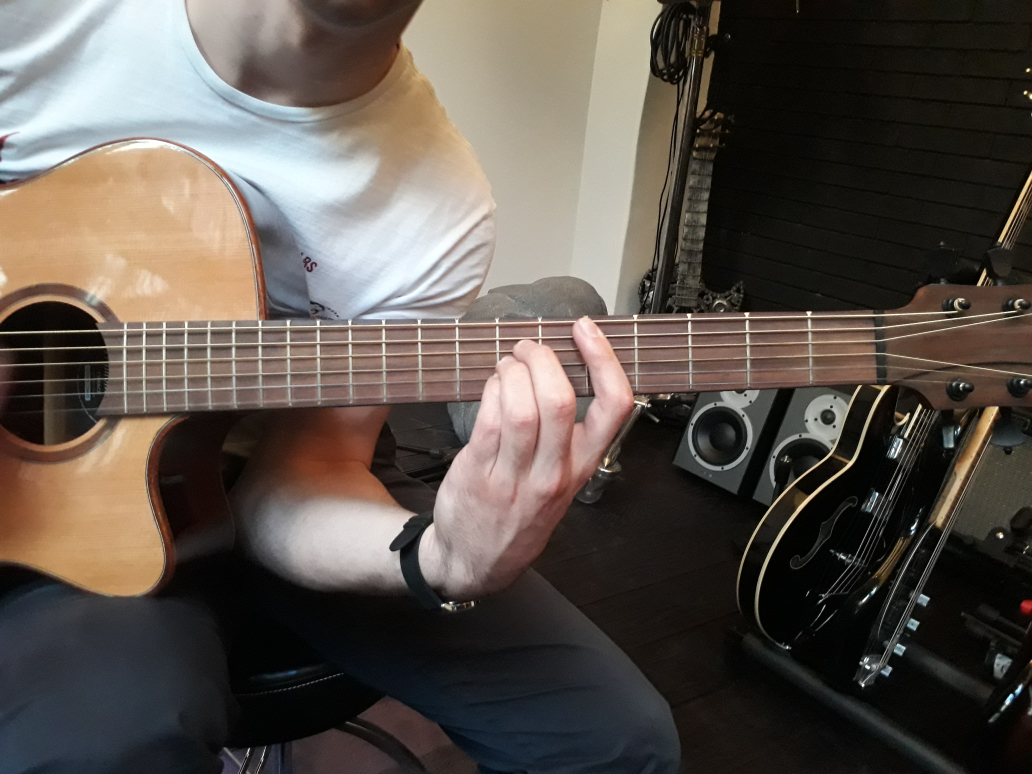
#> input picture project2/src/chordD_2.jpg, 4128 x 3096 px, given in place of That's Hilarious.mp4, which was not available (shown at 1/4 size)
$ python hough_test.py
#> lines starting #> are read from the running program, lines starting #| are printed output that depends on the picture; pictures that were not available may be replaced by others from this repository, and a replacement may not be noted
import cv2 as cv
import numpy as np


cap = cv.VideoCapture('That\'s Hilarious.mp4')
cap.set(1, 200)

ret, image = cap.read()
#> image is the input picture: shape (3096, 4128, 3); mean B, G, R 76.2, 83.3, 91.6

image = image[200:500, 400:]
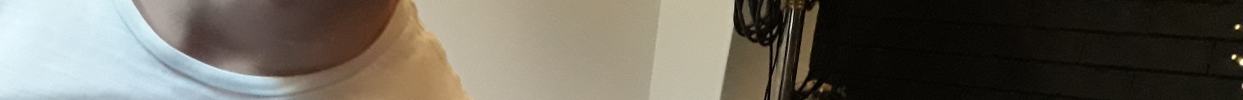
#> image: shape (300, 3728, 3) (shown at 1/3 size); mean B, G, R 92.3, 102.2, 106.7
print(image.shape)
#| (300, 3728, 3)

#image = cv.imread("fret_test.png")

Cpy = image.copy()
GRAY = cv.cvtColor(image, cv.COLOR_BGR2GRAY)
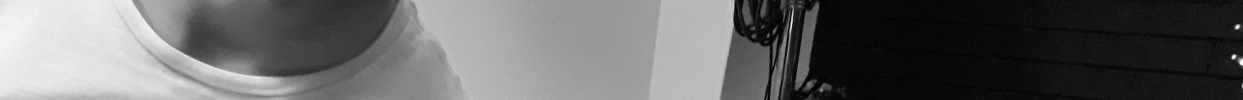
#> GRAY: shape (300, 3728) (shown at 1/3 size); min 0, max 252, mean 102.4
#edges = cv.Sobel(GRAY, cv.CV_64F, 1, 0, ksize=5)
#edges = cv.convertScaleAbs(edges)

edges = cv.Canny(GRAY,30,30,apertureSize = 3)
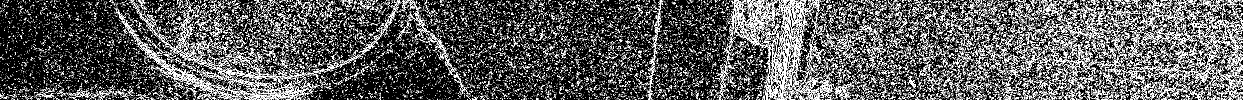
#> edges: shape (300, 3728) (shown at 1/3 size); 13.4% white in thin lines or dots
lines = cv.HoughLines(edges,1,np.pi/2,50)
#> lines = 626 rows, first 8: [285, 1.57], [280, 1.57], [272, 1.57], [1, 1.57], [88, 1.57], [298, 1.57], [289, 1.57], [83, 1.57]
num_lines = lines.shape[0]
#> num_lines = 626

print(lines.shape)
#| (626, 1, 2)
sq_lines = np.reshape(np.tile(lines, reps=(num_lines, 1)), (num_lines, num_lines, 2))
print(sq_lines.shape)
#| (626, 626, 2)
print(sq_lines[0])
#> (printed output is left out)
sq_lines = sq_lines-sq_lines.swapaxes(0, 1)
#print(sq_lines.shape)
#print((sq_lines-sq_lines_T)[0])


#ver_lines = cv.HoughLines(edges,1,np.pi/180,50)
print(lines.shape)
#| (626, 1, 2)

rho,theta = lines[0][0]
#> rho = 285; theta = 1.57

a = np.cos(theta)
#> a = -4.37e-08
b = np.sin(theta)
#> b = 1
maxx = a*rho
#> maxx = -1.25e-05
minx = a*rho
#> minx = -1.25e-05
maxy = b*rho
#> maxy = 285
miny = b*rho
#> miny = 285


for i, line in enumerate(lines):
    rho,theta = line[0]

    a = np.cos(theta)
    b = np.sin(theta)
    for j, line in enumerate(sq_lines[i]):
        #if abs(abs(line[1])-np.pi/2)<np.pi/(180/4):
        if True:


            x0 = a*rho
            y0 = b*rho


            x1 = int(x0 + 1000*(-b))
            x2 = int(x0 - 1000*(-b))
            y1 = int(y0 + 1000*(a))
            y2 = int(y0 - 1000*(a))
            cv.line(Cpy,(x1,y1),(x2,y2),(0,0,255),2)

    if y0>maxy:
        maxy = y0
    if y0<miny and y0!=0:
        miny = y0

    """x1 = int(x0 + 2000*(-b))
    x2 = int(x0 - 2000*(-b))
    y1 = int(y0 + 2000*(a))
    y2 = int(y0 - 2000*(a))
    cv.line(Cpy,(x1,y1),(x2,y2),(0,0,255),2)"""
#> this loop made 626 passes
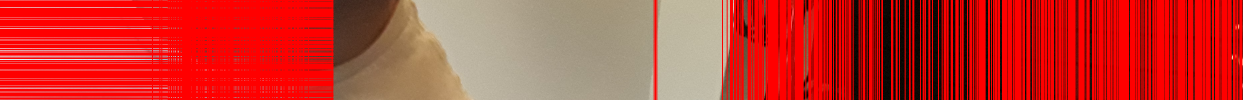
#> Cpy: shape (300, 3728, 3) (shown at 1/3 size); mean B, G, R 46.1, 54.4, 197.2
#> after the loop, maxy = 298; miny = 1

"""
for line in ver_lines:
    rho,theta = line[0]

    a = np.cos(theta)
    b = np.sin(theta)

    x0 = a*rho
    y0 = b*rho

    if np.pi/(180/3)>theta>-1*(np.pi/(180/3)):
        if x0>maxx:
            maxx = x0
        if x0<minx and x0>0:
            minx = x0


        x1 = int(x0 + 100*(-b))
        x2 = int(x0 - 100*(-b))
        y1 = int(y0 + 200*(a))
        y2 = int(y0 + 0*(a))
        cv.line(Cpy,(x1,y1),(x2,y2),(0,0,255),2)
"""
print(minx, maxx, miny, maxy)
#| -1.24577455e-05 -1.24577455e-05 1.0 298.0
cv.imshow("original", image)
cv.imshow("image", Cpy)
cv.imshow("canny", edges)
#cv.imshow("cut", image[int(minx):int(maxx)][int(miny):int(maxy)])
#cv.imshow("hough", lines)
cv.waitKey(0)
cv.destroyAllWindows()

$ run again, on project2/src/hyonj.jpg
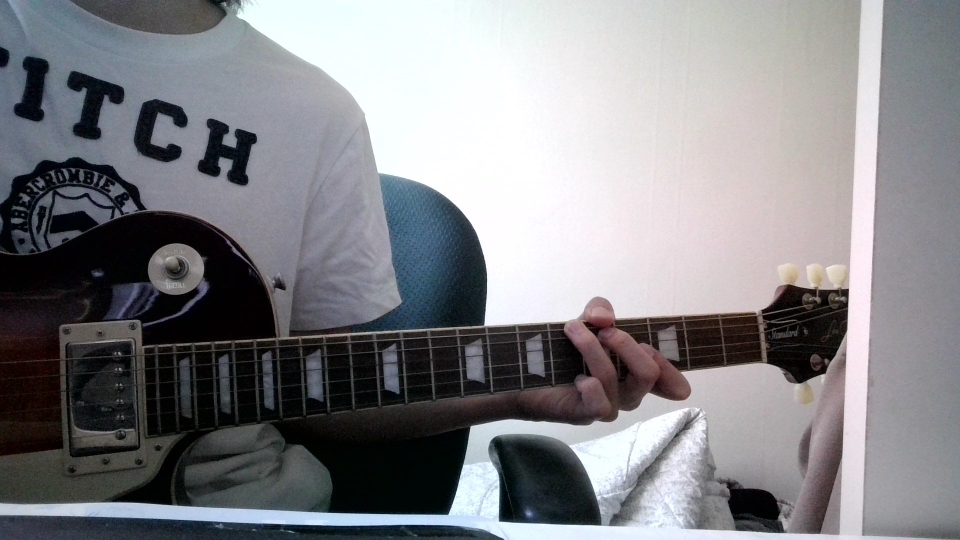
#> input picture project2/src/hyonj.jpg, 1920 x 1080 px, given in place of That's Hilarious.mp4, which was not available (shown at 1/2 size)
#> image is the input picture: shape (1080, 1920, 3); mean B, G, R 135.1, 131.5, 131.4
#> image: shape (300, 1520, 3)
#| (300, 1520, 3)
#> `edges = cv.Canny(GRAY,30,30,apertureSize = 3)`:
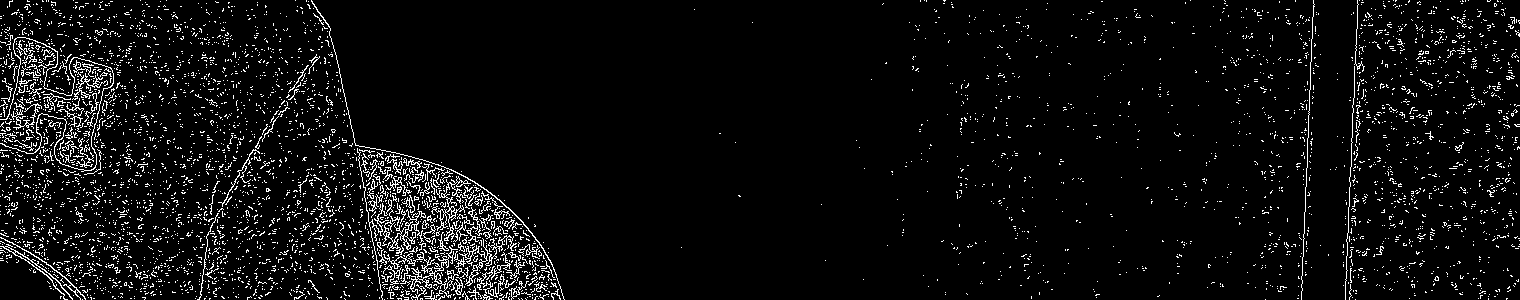
#> edges: shape (300, 1520); 5.3% white in thin lines or dots
#> lines = 142 rows, first 8: [270, 1.57], [233, 1.57], [246, 1.57], [268, 1.57], [272, 1.57], [265, 1.57], [251, 1.57], [238, 1.57]
#| (142, 1, 2)
#| (142, 142, 2)
#> (printed output is left out)
#| (142, 1, 2)
#> `rho,theta = lines[0][0]`: rho = 270; theta = 1.57
#> `a = np.cos(theta)`: a = -4.37e-08
#> `b = np.sin(theta)`: b = 1
#> maxx = -1.18e-05
#> `maxy = b*rho`: maxy = 270
#> the loop `for i, line in enumerate(lines):` made 142 passes
#> (rho, miny) on passes 2, 16, 22, 49, 51, 56: (233, 233), (211, 211), (164, 164), (160, 160), (89, 89), (60, 60)
#> after the loop `for i, line in enumerate(lines):`:
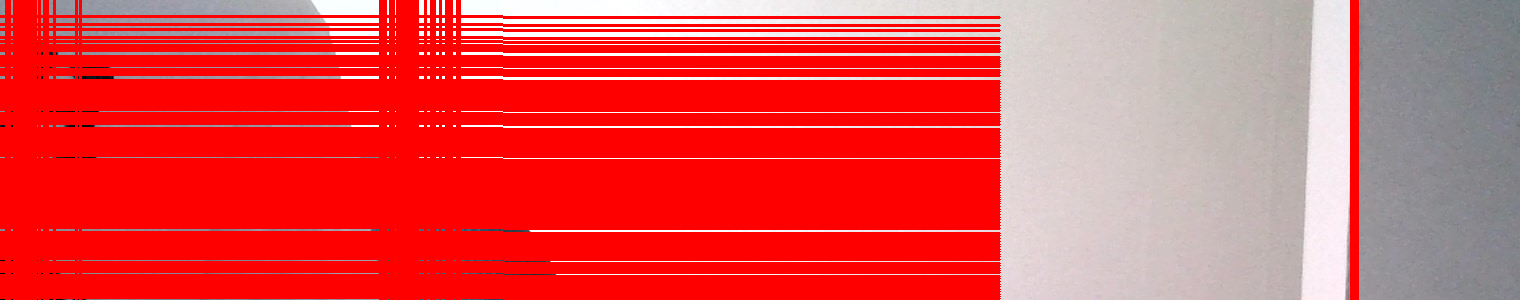
#> Cpy: shape (300, 1520, 3); mean B, G, R 79.6, 78.9, 228.4
#> after the loop `for i, line in enumerate(lines):`: maxy = 298; miny = 17
#| -1.1802075e-05 -1.1802075e-05 17.0 298.0

$ run again, on project2/src/fret_test.png
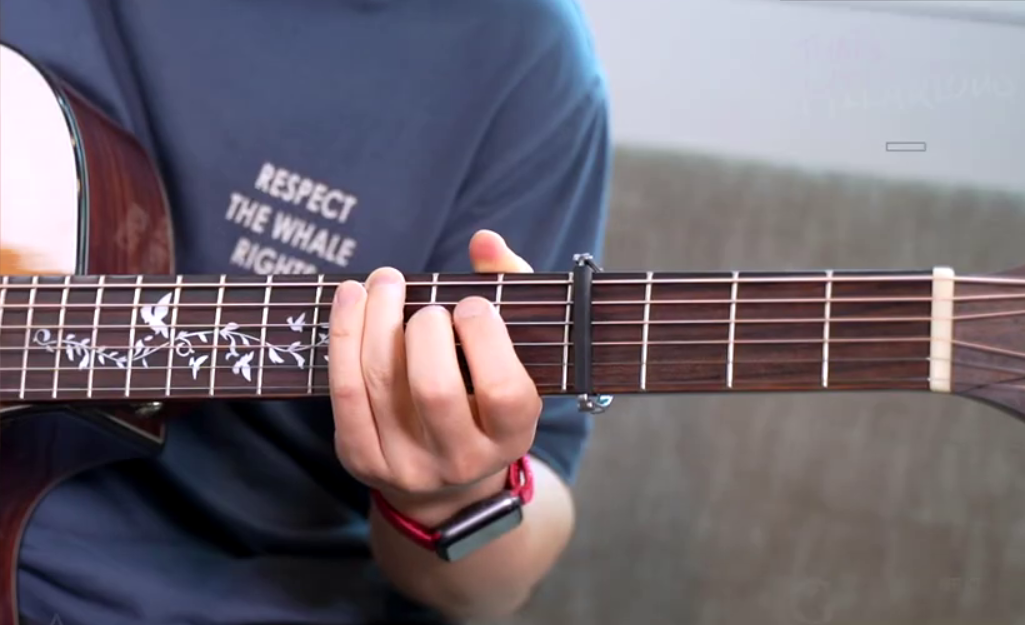
#> input picture project2/src/fret_test.png, 1025 x 625 px, given in place of That's Hilarious.mp4, which was not available
#> image is the input picture: shape (625, 1025, 3); mean B, G, R 114, 104.6, 112.6
#> image: shape (300, 625, 3)
#| (300, 625, 3)
#> `edges = cv.Canny(GRAY,30,30,apertureSize = 3)`:
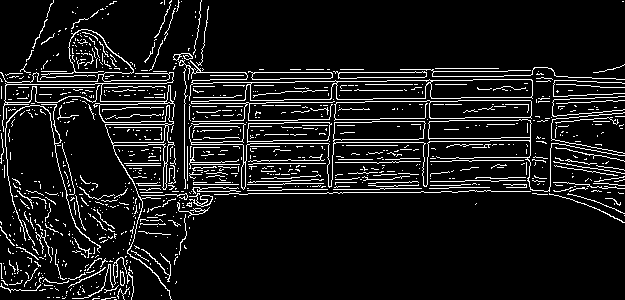
#> edges: shape (300, 625); 9.6% white in thin lines or dots
#> lines = 48 rows, first 8: [72, 1.57], [101, 1.57], [81, 1.57], [84, 1.57], [142, 1.57], [160, 1.57], [121, 1.57], [97, 1.57]
#| (48, 1, 2)
#| (48, 48, 2)
#> (printed output is left out)
#| (48, 1, 2)
#> `rho,theta = lines[0][0]`: rho = 72; theta = 1.57
#> `a = np.cos(theta)`: a = -4.37e-08
#> `b = np.sin(theta)`: b = 1
#> maxx = -3.15e-06
#> `maxy = b*rho`: maxy = 72
#> the loop `for i, line in enumerate(lines):` made 48 passes
#> (rho, theta, a, b, maxy) on passes 2, 5, 6, 9, 10, 41, 42, 48: (101, 1.57, -4.37e-08, 1, 101), (142, 1.57, -4.37e-08, 1, 142), (160, 1.57, -4.37e-08, 1, 160), (184, 1.57, -4.37e-08, 1, 184), (191, 1.57, -4.37e-08, 1, 191), (198, 1.57, -4.37e-08, 1, 198), (203, 1.57, -4.37e-08, 1, 203), (224, 1.57, -4.37e-08, 1, 224)
#> after the loop `for i, line in enumerate(lines):`:
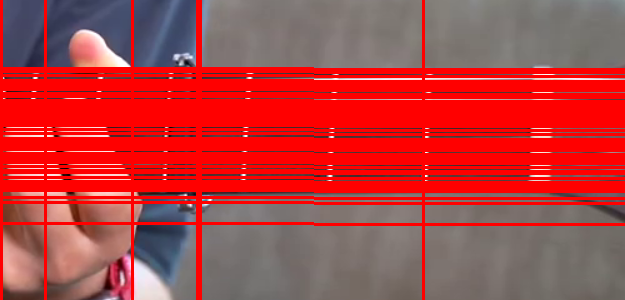
#> Cpy: shape (300, 625, 3); mean B, G, R 64.8, 64.4, 177.9
#> after the loop `for i, line in enumerate(lines):`: maxy = 224; miny = 69
#| -3.14722e-06 -3.14722e-06 69.0 224.0

$ run again, on project2/src/hyonj.png
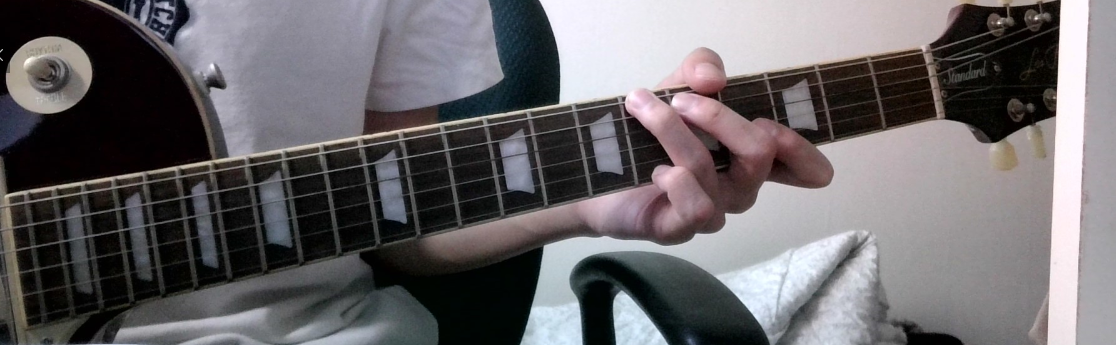
#> input picture project2/src/hyonj.png, 1116 x 345 px, given in place of That's Hilarious.mp4, which was not available
#> image is the input picture: shape (345, 1116, 3); mean B, G, R 104.9, 102.1, 105.5
#> image: shape (145, 716, 3)
#| (145, 716, 3)
#> `edges = cv.Canny(GRAY,30,30,apertureSize = 3)`:
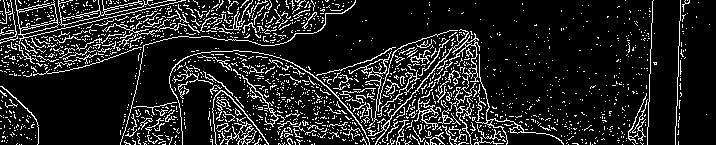
#> edges: shape (145, 716); 13.3% white in thin lines or dots
#> lines = 47 rows, first 8: [129, 1.57], [120, 1.57], [143, 1.57], [125, 1.57], [123, 1.57], [136, 1.57], [114, 1.57], [117, 1.57]
#| (47, 1, 2)
#| (47, 47, 2)
#> (printed output is left out)
#| (47, 1, 2)
#> `rho,theta = lines[0][0]`: rho = 129; theta = 1.57
#> `a = np.cos(theta)`: a = -4.37e-08
#> `b = np.sin(theta)`: b = 1
#> maxx = -5.64e-06
#> `maxy = b*rho`: maxy = 129
#> the loop `for i, line in enumerate(lines):` made 47 passes
#> (rho, theta, a, b, miny) on passes 2, 7, 10, 14, 27, 33, 36: (120, 1.57, -4.37e-08, 1, 120), (114, 1.57, -4.37e-08, 1, 114), (106, 1.57, -4.37e-08, 1, 106), (13, 1.57, -4.37e-08, 1, 13), (5, 1.57, -4.37e-08, 1, 5), (3, 1.57, -4.37e-08, 1, 3), (1, 1.57, -4.37e-08, 1, 1)
#> after the loop `for i, line in enumerate(lines):`:
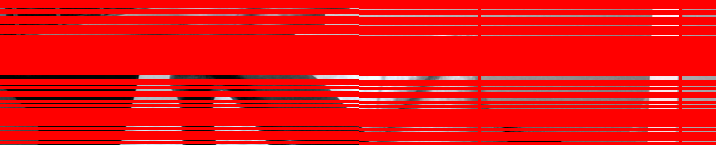
#> Cpy: shape (145, 716, 3); mean B, G, R 16.8, 16.4, 235.4
#> after the loop `for i, line in enumerate(lines):`: maxy = 143; miny = 1
#| -5.638769e-06 -5.638769e-06 1.0 143.0
